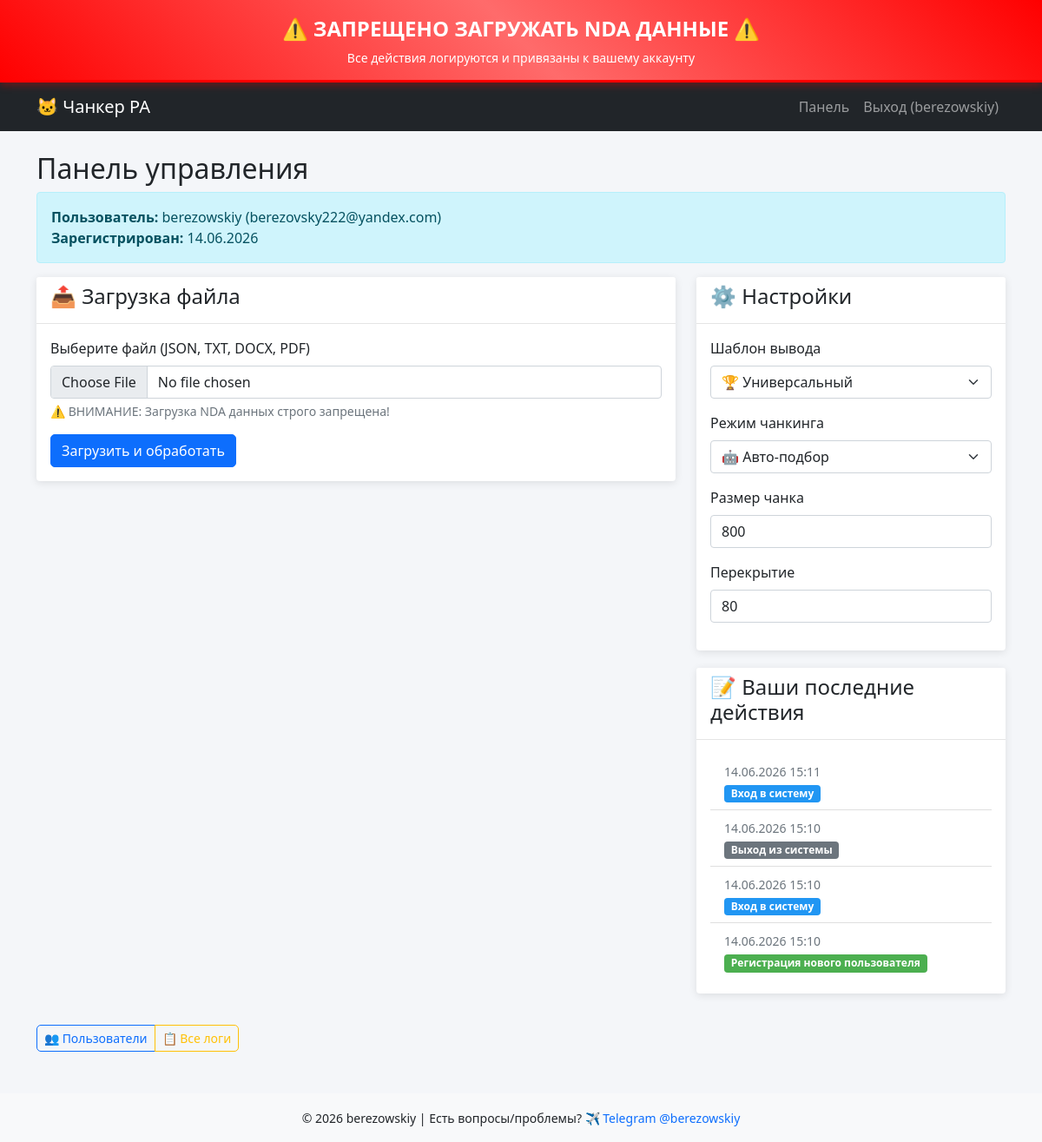
The page /dashboard (signed in) on the database its author committed.
### app.py (models this page shows, shortened)
class User(UserMixin, db.Model):
    id = db.Column(db.Integer, primary_key=True)
    username = db.Column(db.String(80), unique=True, nullable=False)
    email = db.Column(db.String(120), unique=True, nullable=False)
    password_hash = db.Column(db.String(120), nullable=False)
    created_at = db.Column(db.DateTime, default=db.func.current_timestamp())
    role = db.Column(db.String(20), default='user')  # 'user', 'admin', 'moderator'
    logs = db.relationship('UserLog', backref='user', lazy=True)

class UserLog(db.Model):
    id = db.Column(db.Integer, primary_key=True)
    user_id = db.Column(db.Integer, db.ForeignKey('user.id'), nullable=False)
    action = db.Column(db.String(200), nullable=False)  # Тип действия
    filename = db.Column(db.String(200), nullable=True)  # Имя файла (если есть)
    file_size = db.Column(db.Integer, nullable=True)     # Размер файла
    ip_address = db.Column(db.String(45), nullable=True) # IP адрес
    user_agent = db.Column(db.Text, nullable=True)       # User agent браузера
    timestamp = db.Column(db.DateTime, default=db.func.current_timestamp())

### app.py (the view)
@app.route('/dashboard')
@login_required
def dashboard():
    user_logs = UserLog.query.filter_by(user_id=current_user.id)\
                            .order_by(UserLog.timestamp.desc())\
                            .limit(10).all()
    return render_template('dashboard.html', user=current_user, logs=user_logs)

### app.py (called while the page is built)
@login_manager.user_loader
def load_user(user_id):
    return User.query.get(int(user_id))

### templates/dashboard.html (shortened to what this page needs)
{% extends "base.html" %}
{% block content %}
<div class="row">
    <div class="col-12">
        <h2>Панель управления</h2>
        <div class="alert alert-info">
            <strong>Пользователь:</strong> {{ user.username }} ({{ user.email }})
            <br><strong>Зарегистрирован:</strong> {{ user.created_at.strftime('%d.%m.%Y') if user.created_at else 'Неизвестно' }}
        </div>
    </div>
</div>
<div class="row">
    <div class="col-md-8">
        <div class="card">
            <div class="card-header">
                <h4>📤 Загрузка файла</h4>
            </div>
            <div class="card-body">
                <form id="uploadForm" enctype="multipart/form-data">
                    <div class="mb-3">
                        <label for="file" class="form-label">Выберите файл (JSON, TXT, DOCX, PDF)</label>
                        <input type="file" class="form-control" id="file" name="file" accept=".json,.txt,.docx,.pdf" required>
                        <div class="form-text">⚠️ ВНИМАНИЕ: Загрузка NDA данных строго запрещена!</div>
                    </div>
                    <button type="submit" class="btn btn-primary" id="uploadBtn">Загрузить и обработать</button>
                </form>
            </div>
        </div>
    </div>
    <div class="col-md-4">
        <div class="card">
            <div class="card-header">
                <h4>⚙️ Настройки</h4>
            </div>
            <div class="card-body">
                <div class="mb-3">
                    <label class="form-label">Шаблон вывода</label>
                    <select class="form-select" id="template">
                        <option value="universal">🏆 Универсальный</option>
                    </select>
                </div>
                <div class="mb-3">
                    <label class="form-label">Режим чанкинга</label>
                    <select class="form-select" id="preset">
                        <option value="auto">🤖 Авто-подбор</option>
                    </select>
                </div>
                <div class="mb-3">
                    <label class="form-label">Размер чанка</label>
                    <input type="number" class="form-control" id="chunkSize" value="800" min="100" max="5000">
                </div>
                <div class="mb-3">
                    <label class="form-label">Перекрытие</label>
                    <input type="number" class="form-control" id="chunkOverlap" value="80" min="0" max="1000">
                </div>
            </div>
        </div>
        <div class="card mt-3">
            <div class="card-header">
                <h4>📝 Ваши последние действия</h4>
            </div>
            <div class="card-body">
                {% if logs %}
                    <ul class="list-group list-group-flush">
                        {% for log in logs %}
                        <li class="list-group-item">
                            <small class="text-muted">{{ log.timestamp.strftime('%d.%m.%Y %H:%M') if log.timestamp else 'Неизвестно' }}</small><br>
                            <span class="badge bg-{% if 'Загрузка' in log.action %}danger{% elif 'Вход' in log.action %}success{% elif 'Выход' in log.action %}secondary{% else %}primary{% endif %}">
                                {{ log.action }}
                            </span>
                        </li>
                        {% endfor %}
                    </ul>
                {% else %}
                    <p class="text-muted">Действий пока нет</p>
                {% endif %}
            </div>
        </div>
    </div>
</div>
{% if current_user.id == 1 %}
<div class="row mt-3">
    <div class="col-12">
        <div class="btn-group" role="group">
            <a href="{{ url_for('admin_users') }}" class="btn btn-outline-primary btn-sm">👥 Пользователи</a>
            <a href="{{ url_for('admin_logs') }}" class="btn btn-outline-warning btn-sm">📋 Все логи</a>
        </div>
    </div>
</div>
{% endif %}
{% endblock %}

### templates/base.html (shortened to what this page needs)
<!DOCTYPE html>
<html lang="ru">
<head>
    <link href="https://cdn.jsdelivr.net/npm/bootstrap@5.1.3/dist/css/bootstrap.min.css" rel="stylesheet">
    <link rel="stylesheet" href="{{ url_for('static', filename='css/style.css') }}">
</head>
<body>
    <div class="nda-warning">
        ⚠️ ЗАПРЕЩЕНО ЗАГРУЖАТЬ NDA ДАННЫЕ ⚠️
        <div class="nda-subtext">Все действия логируются и привязаны к вашему аккаунту</div>
    </div>
    <nav class="navbar navbar-expand-lg navbar-dark bg-dark">
        <div class="container">
            <a class="navbar-brand" href="{{ url_for('index') }}">🐱 Чанкер РА</a>
            <div class="navbar-nav ms-auto">
                {% if current_user.is_authenticated %}
                    <a class="nav-link" href="{{ url_for('dashboard') }}">Панель</a>
                    <a class="nav-link" href="{{ url_for('logout') }}">Выход ({{ current_user.username }})</a>
                {% else %}
                    <a class="nav-link" href="{{ url_for('login') }}">Вход</a>
                    <a class="nav-link" href="{{ url_for('register') }}">Регистрация</a>
                {% endif %}
            </div>
        </div>
    </nav>
    <div class="container mt-4">
        {% block content %}{% endblock %}
    </div>
    <footer class="bg-light mt-5 py-3">
        <div class="container text-center">
            <small>
                &copy; 2026 berezowskiy |
                Есть вопросы/проблемы?
                <a href="https://t.me/berezowskiy" target="_blank" class="text-decoration-none">
                    ✈️ Telegram @berezowskiy
                </a>
            </small>
        </div>
    </footer>
</body>
</html>

### static/css/style.css (style rules this page uses)
.nda-warning { background: linear-gradient(45deg, #ff0000, #ff6b6b, #ff0000); color: white; text-align: center; padding: 15px; font-size: 24px; font-weight: bold; animation: blink 1s infinite; border-bottom: 3px solid #ff0000; box-shadow: 0 4px 8px rgba(255, 0, 0, 0.3); position: sticky; top: 0; z-index: 1000; }
.nda-subtext { font-size: 14px; font-weight: normal; margin-top: 5px; }
body { background-color: #f4f6f9; }
.card { box-shadow: 0 2px 10px rgba(0,0,0,0.1); border: none; margin-bottom: 20px; }
.card-header { background-color: #ffffff; border-bottom: 1px solid rgba(0,0,0,0.1); font-weight: bold; }
.btn { border-radius: 5px; }
.bg-primary { background-color: #4CAF50 !important; }
.bg-success { background-color: #2196F3 !important; }

### rows shown on the page
User: username "berezowskiy", email "berezovsky222@yandex.com", created_at "14.06.2026"
UserLog: timestamp "14.06.2026 15:11", action "Вход в систему"
UserLog: timestamp "14.06.2026 15:10", action "Выход из системы"
UserLog: timestamp "14.06.2026 15:10", action "Вход в систему"
UserLog: timestamp "14.06.2026 15:10", action "Регистрация нового пользователя"
